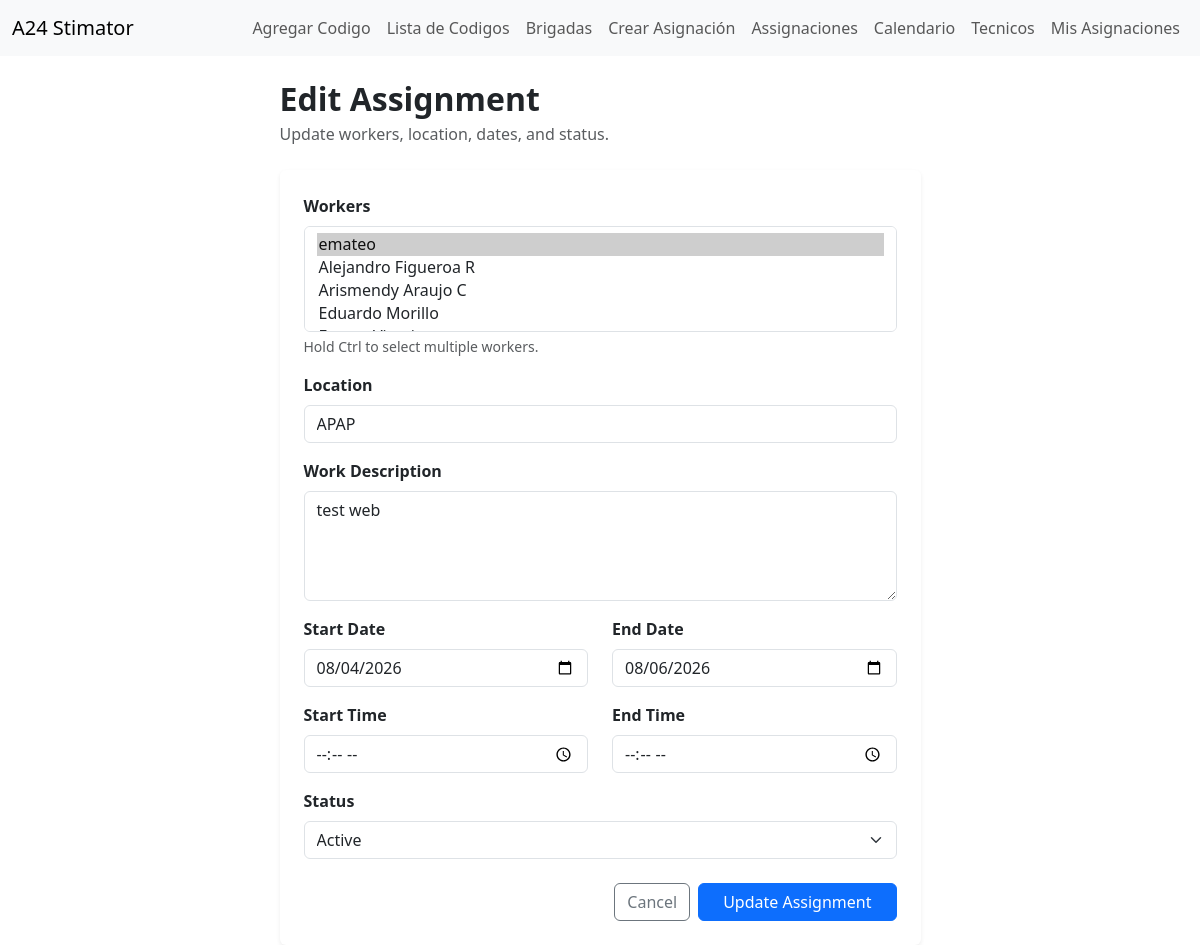
The app's page /work-tracking/assignments/9/edit/ (signed in), older data.
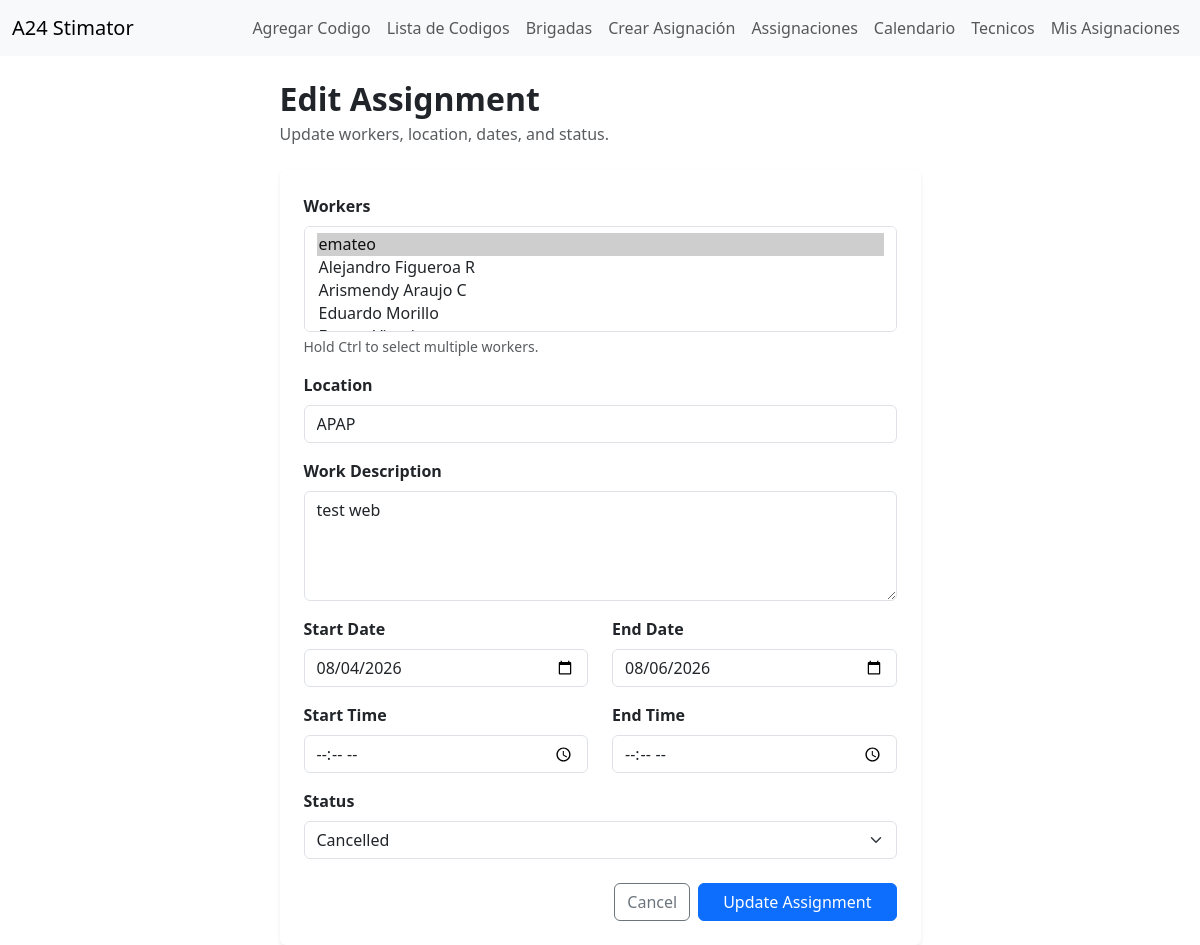
The same page, newer data.
### work_tracking/models.py (models this page shows, shortened)
class TechnicianAssigment(models.Model):
    STATUS_ACTIVE = 'active'
    STATUS_CANCELLED = 'cancelled'
    STATUS_COMPLETED = 'completed'
    STATUS_CHOICES = [
        (STATUS_ACTIVE, 'Active'),
        (STATUS_CANCELLED, 'Cancelled'),
        (STATUS_COMPLETED, 'Completed'),
    ]
    workers = models.ManyToManyField(User, through='AssignmentMember', related_name='work_assignments')
    assigned_by = models.ForeignKey(User, on_delete=models.PROTECT, related_name='created_technician_assigments')
    location = models.CharField(max_length=255)
    work_description = models.TextField(blank=True, null=True)
    start_date = models.DateField()
    end_date = models.DateField()
    start_time = models.TimeField(null=True, blank=True)
    end_time = models.TimeField(null=True, blank=True)
    status = models.CharField(max_length=20, choices=STATUS_CHOICES, default=STATUS_ACTIVE)
    created_at = models.DateTimeField(auto_now_add=True)
    completion_notes = models.TextField(blank=True)
    cancel_reason = models.TextField(blank=True)
    completed_at = models.DateTimeField(null=True,blank=True)
    cancelled_at = models.DateTimeField(null=True,blank=True)

### work_tracking/views.py (the view)
@login_required(login_url='login')
def edit_assignment_view(request, assignment_id):
    if not hasattr(request.user,"profile"):
        messages.error(request,"Your user does not have a worker profile.")
        return redirect("my_schedule")
    if request.user.profile.is_technician():
        messages.error(request, "You do not have permission to edit assignments.")
        return redirect("my_schedule")
    assignment = get_object_or_404(TechnicianAssigment, id=assignment_id)
    if not request.user.profile.is_management() and assignment.status != TechnicianAssigment.STATUS_ACTIVE:
        messages.error(request, "Only management can edit completed or cancelled assignments.")
        return redirect("assignment_detail", assignment_id=assignment.id)
    if request.method == 'POST':
        form = TechnicianAssigmentForm(
            request.POST,
            instance = assignment,
            current_user = request.user,
        )
        if form.is_valid():
            assignment = form.save(commit=False)
            assignment.assigned_by = assignment.assigned_by or request.user
            assignment.save()
            form.save_members(assignment)
            messages.success(request, "Assignment updated successfully.")
            return redirect("assignment_detail", assignment_id = assignment.id)
    else:
        form = TechnicianAssigmentForm(
            instance= assignment,
            current_user= request.user,
        )
    return render(
        request,
        "work_tracking/assignment_form.html",
        {
            "form":form,
            "is_edit":True,
            "assignment":assignment,
        },
    )

### work_tracking/forms.py (called while the page is built)
    def label_from_instance(self,user):
        full_name = user.get_full_name()
        if full_name:
            return full_name
        return user.username

### work_tracking/models.py (called while the page is built)
    def is_management(self):
        return self.role == self.ROLE_MANAGEMENT

    def is_supervisor(self):
        return self.role == self.ROLE_SUPERVISOR

    def is_technician(self):
        return self.role == self.ROLE_TECHNICIAN

### work_tracking/templates/work_tracking/assignment_form.html (shortened to what the changed rows need)
{% extends 'html/layout.html' %}
{% block content %}
<div class="row justify-content-center">
    <div class="col-lg-8 col-xl-7">
        <div class="mb-4">
            <h2 class="fw-bold mb-1">
                {% if is_edit %}Edit Assignment{% else %}Create Assignment{% endif %}
            </h2>
        </div>
        <div class="card border-0 shadow-sm">
            <div class="card-body p-4">
                <form method="post" novalidate>
                    <div class="mb-3">
                        <label class="form-label fw-semibold" for="{{ form.location.id_for_label }}">
                            Location
                        </label>
                        {{ form.location }}
                    </div>
                    <div class="mb-3">
                        <label class="form-label fw-semibold" for="{{ form.work_description.id_for_label }}">
                            Work Description
                        </label>
                        {{ form.work_description }}
                    </div>
                    <div class="row">
                        <div class="col-md-6 mb-3">
                            <label class="form-label fw-semibold" for="{{ form.start_date.id_for_label }}">
                                Start Date
                            </label>
                            {{ form.start_date }}
                        </div>
                        <div class="col-md-6 mb-3">
                            <label class="form-label fw-semibold" for="{{ form.end_date.id_for_label }}">
                                End Date
                            </label>
                            {{ form.end_date }}
                        </div>
                    </div>
                    <div class="row">
                        <div class="col-md-6 mb-3">
                            <label class="form-label fw-semibold" for="{{ form.start_time.id_for_label }}">
                                Start Time
                            </label>
                            {{ form.start_time }}
                        </div>
                        <div class="col-md-6 mb-3">
                            <label class="form-label fw-semibold" for="{{ form.end_time.id_for_label }}">
                                End Time
                            </label>
                            {{ form.end_time }}
                        </div>
                    </div>
                    <div class="mb-4">
                        <label class="form-label fw-semibold" for="{{ form.status.id_for_label }}">
                            Status
                        </label>
                        {{ form.status }}
                    </div>
                </form>
            </div>
        </div>
    </div>
</div>
{% endblock %}

Row changes from the older to the newer data that the page shows:
changed TechnicianAssigment "APAP": status "Active" → "Cancelled"
